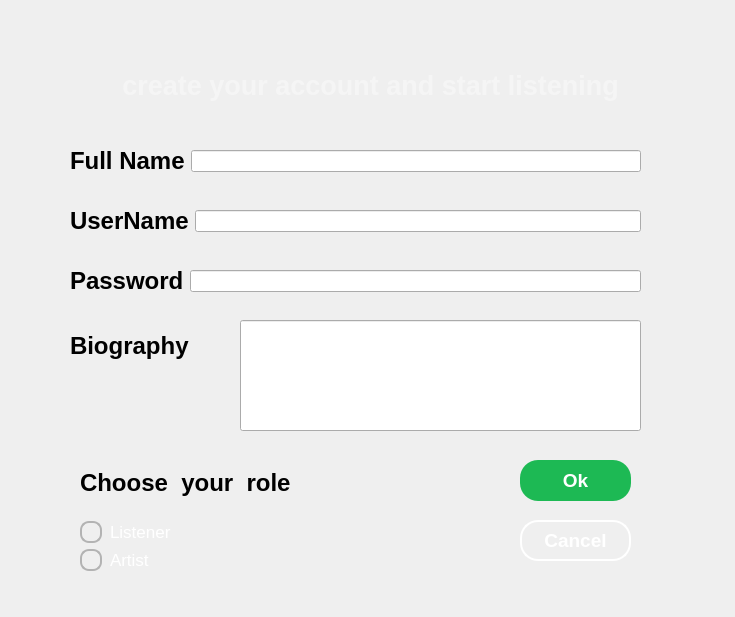
<?xml version="1.0" encoding="UTF-8"?>
<ui version="4.0">
 <class>registerWindow</class>
 <widget class="QWidget" name="registerWindow">
  <property name="geometry">
   <rect>
    <x>0</x>
    <y>0</y>
    <width>735</width>
    <height>617</height>
   </rect>
  </property>
  <property name="windowTitle">
   <string>Form</string>
  </property>
  <widget class="QWidget" name="layoutWidget">
   <property name="geometry">
    <rect>
     <x>70</x>
     <y>140</y>
     <width>571</width>
     <height>42</height>
    </rect>
   </property>
   <layout class="QHBoxLayout" name="horizontalLayout_4">
    <item>
     <widget class="QLabel" name="label_6">
      <property name="styleSheet">
       <string notr="true">QLabel{
    color:qlineargradient(
        x1:0,y1:0,x2:1,y2:0,
        stop:0 #1DB954,
        stop:0.5 #5CFF9D,
        stop:1 #1DB954);
    font-size:18pt;
    font-weight:900;
    font-family:&quot;Segoe UI&quot;;
}</string>
      </property>
      <property name="text">
       <string>Full Name</string>
      </property>
     </widget>
    </item>
    <item>
     <widget class="QLineEdit" name="lineEdit_4"/>
    </item>
   </layout>
  </widget>
  <widget class="QWidget" name="layoutWidget_2">
   <property name="geometry">
    <rect>
     <x>70</x>
     <y>260</y>
     <width>571</width>
     <height>42</height>
    </rect>
   </property>
   <layout class="QHBoxLayout" name="horizontalLayout_5">
    <item>
     <widget class="QLabel" name="label_7">
      <property name="styleSheet">
       <string notr="true">QLabel{
    color:qlineargradient(
        x1:0,y1:0,x2:1,y2:0,
        stop:0 #1DB954,
        stop:0.5 #5CFF9D,
        stop:1 #1DB954);
    font-size:18pt;
    font-weight:900;
    font-family:&quot;Segoe UI&quot;;
}</string>
      </property>
      <property name="text">
       <string>Password</string>
      </property>
     </widget>
    </item>
    <item>
     <widget class="QLineEdit" name="lineEdit_5"/>
    </item>
   </layout>
  </widget>
  <widget class="QWidget" name="layoutWidget_3">
   <property name="geometry">
    <rect>
     <x>70</x>
     <y>200</y>
     <width>571</width>
     <height>42</height>
    </rect>
   </property>
   <layout class="QHBoxLayout" name="horizontalLayout_6">
    <item>
     <widget class="QLabel" name="label_8">
      <property name="styleSheet">
       <string notr="true">QLabel{
    color:qlineargradient(
        x1:0,y1:0,x2:1,y2:0,
        stop:0 #1DB954,
        stop:0.5 #5CFF9D,
        stop:1 #1DB954);
    font-size:18pt;
    font-weight:900;
    font-family:&quot;Segoe UI&quot;;
}</string>
      </property>
      <property name="text">
       <string>UserName</string>
      </property>
     </widget>
    </item>
    <item>
     <widget class="QLineEdit" name="lineEdit_6"/>
    </item>
   </layout>
  </widget>
  <widget class="QLabel" name="label">
   <property name="geometry">
    <rect>
     <x>40</x>
     <y>20</y>
     <width>661</width>
     <height>131</height>
    </rect>
   </property>
   <property name="styleSheet">
    <string notr="true">QLabel{
    color: #F5F5F5;
    font-size: 20pt;
    font-weight: 900;
    font-family: &quot;Segoe UI&quot;;
}</string>
   </property>
   <property name="text">
    <string>&lt;html&gt;&lt;head/&gt;&lt;body&gt;&lt;p align=&quot;center&quot;&gt;create your account and start listening&lt;/p&gt;&lt;/body&gt;&lt;/html&gt;</string>
   </property>
  </widget>
  <widget class="QWidget" name="layoutWidget_4">
   <property name="geometry">
    <rect>
     <x>80</x>
     <y>450</y>
     <width>281</width>
     <height>121</height>
    </rect>
   </property>
   <layout class="QVBoxLayout" name="verticalLayout_3">
    <item>
     <widget class="QLabel" name="label_9">
      <property name="styleSheet">
       <string notr="true">QLabel{
    color:qlineargradient(
        x1:0,y1:0,x2:1,y2:0,
        stop:0 #1DB954,
        stop:0.5 #5CFF9D,
        stop:1 #1DB954);
    font-size:18pt;
    font-weight:900;
    font-family:&quot;Segoe UI&quot;;
}</string>
      </property>
      <property name="text">
       <string>Choose  your  role</string>
      </property>
     </widget>
    </item>
    <item>
     <layout class="QVBoxLayout" name="verticalLayout_4">
      <item>
       <widget class="QRadioButton" name="radioButton_3">
        <property name="styleSheet">
         <string notr="true">QRadioButton
{
    color: white;
    font-size: 13pt;
    spacing: 8px;
}

QRadioButton::indicator
{
    width: 18px;
    height: 18px;
}

QRadioButton::indicator:unchecked
{
    border: 2px solid #B3B3B3;
    border-radius: 9px;
    background: transparent;
}

QRadioButton::indicator:checked
{
    border: 2px solid #1DB954;
    border-radius: 9px;
    background: #1DB954;
}</string>
        </property>
        <property name="text">
         <string>Listener</string>
        </property>
       </widget>
      </item>
      <item>
       <widget class="QRadioButton" name="radioButton_4">
        <property name="styleSheet">
         <string notr="true">QRadioButton
{
    color: white;
    font-size: 13pt;
    spacing: 8px;
}

QRadioButton::indicator
{
    width: 18px;
    height: 18px;
}

QRadioButton::indicator:unchecked
{
    border: 2px solid #B3B3B3;
    border-radius: 9px;
    background: transparent;
}

QRadioButton::indicator:checked
{
    border: 2px solid #1DB954;
    border-radius: 9px;
    background: #1DB954;
}</string>
        </property>
        <property name="text">
         <string>Artist</string>
        </property>
       </widget>
      </item>
     </layout>
    </item>
   </layout>
  </widget>
  <widget class="QPushButton" name="pushButton">
   <property name="geometry">
    <rect>
     <x>520</x>
     <y>460</y>
     <width>111</width>
     <height>41</height>
    </rect>
   </property>
   <property name="styleSheet">
    <string notr="true">QPushButton
{
    background-color: #1DB954;
    color: white;
    border: none;
    border-radius: 18px;
    font-size: 14pt;
    font-weight: bold;
    padding: 8px;
}

QPushButton:hover
{
    background-color: #1ED760;
}

QPushButton:pressed
{
    background-color: #169C46;
}</string>
   </property>
   <property name="text">
    <string>Ok</string>
   </property>
  </widget>
  <widget class="QPushButton" name="pushButton_2">
   <property name="geometry">
    <rect>
     <x>520</x>
     <y>520</y>
     <width>111</width>
     <height>41</height>
    </rect>
   </property>
   <property name="styleSheet">
    <string notr="true">QPushButton
{
    background-color: transparent;
    color: white;
    border: 2px solid white;
    border-radius: 18px;
    font-size: 14pt;
    font-weight: bold;
    padding: 8px;
}

QPushButton:hover
{
    border: 2px solid #1DB954;
    color: #1DB954;
}

QPushButton:pressed
{
    background-color: #282828;
}</string>
   </property>
   <property name="text">
    <string>Cancel</string>
   </property>
  </widget>
  <widget class="QLineEdit" name="lineEdit_7">
   <property name="geometry">
    <rect>
     <x>240</x>
     <y>320</y>
     <width>401</width>
     <height>111</height>
    </rect>
   </property>
  </widget>
  <widget class="QLabel" name="label_10">
   <property name="geometry">
    <rect>
     <x>70</x>
     <y>310</y>
     <width>351</width>
     <height>71</height>
    </rect>
   </property>
   <property name="styleSheet">
    <string notr="true">QLabel{
    color:qlineargradient(
        x1:0,y1:0,x2:1,y2:0,
        stop:0 #1DB954,
        stop:0.5 #5CFF9D,
        stop:1 #1DB954);
    font-size:18pt;
    font-weight:900;
    font-family:&quot;Segoe UI&quot;;
}</string>
   </property>
   <property name="text">
    <string>Biography</string>
   </property>
  </widget>
 </widget>
 <resources/>
 <connections/>
</ui>
